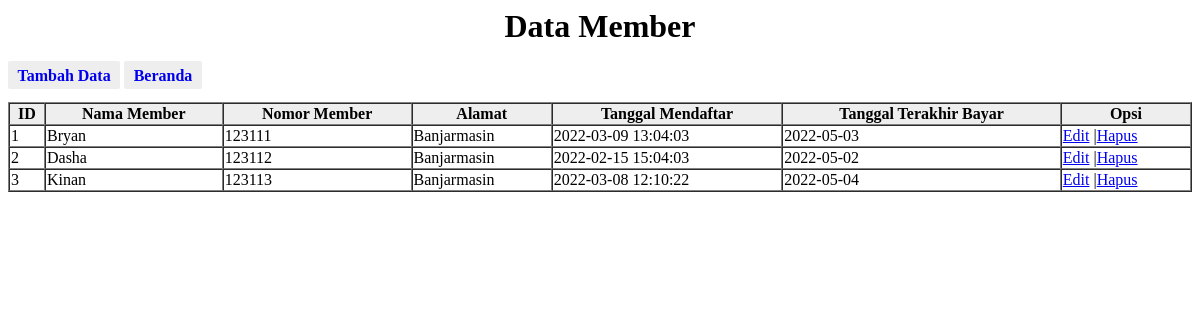
/Member.php, run on an earlier commit of the app's database.
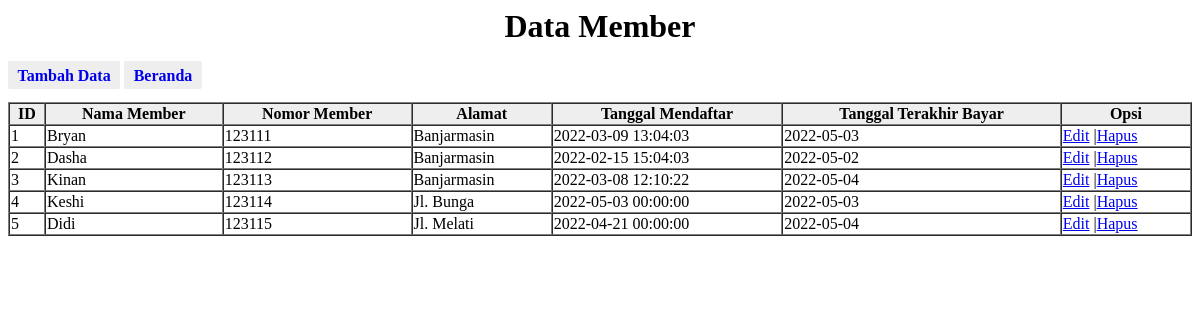
And on a later commit of the database.
### tables this page shows
CREATE TABLE `member` (
  `id_member` int(11) NOT NULL,
  `nama_member` varchar(250) NOT NULL,
  `nomor_member` varchar(15) NOT NULL,
  `alamat` text NOT NULL,
  `tgl_mendaftar` datetime NOT NULL,
  `tgl_terakhir_bayar` date NOT NULL
);

### Koneksi.php (called while the page is built)
<?php
function koneksi(){
    try{
        $connection = new PDO(
            'mysql:host=localhost;dbname=modul5', 'root', '',
            array(PDO::ATTR_ERRMODE, PDO::ERRMODE_EXCEPTION, PDO::ATTR_PERSISTENT => true)
        );
    }catch(PDOException $e){
        print "Gagal Terkoneksi ke Database : ".$e->getMessage(). "<br/>";
        die();
    }
    return $connection;
}
?>

### Model.php (the view, shortened to what this page needs)
<?php
require_once "Koneksi.php";
function tampilmember(){
    $stmt = koneksi()->prepare("SELECT * FROM member");
    $stmt->execute();
    $hasil = $stmt -> fetchAll();
    if(!empty($hasil)){
        foreach ($hasil as $datamember){
            echo"<tr>";
            echo"<td>".$datamember['id_member']."</td>";
            echo"<td>".$datamember['nama_member']."</td>";
			echo"<td>".$datamember['nomor_member']."</td>";
			echo"<td>".$datamember['alamat']."</td>";
			echo"<td>".$datamember['tgl_mendaftar']."</td>";
            echo"<td>".$datamember['tgl_terakhir_bayar']."</td>";
            echo"<td>";
            echo"<a href='FormMember.php?id_member=".$datamember['id_member']."'>Edit</a> |";
            echo"<a href='Member.php?id_member=".$datamember['id_member']."' onclick=\"return confirm('Apakah anda yakin menghapus data ini?')\">Hapus</a>";
            echo"</td>";
            echo"</tr>";
        }
    }
}
?>

### Member.php (shortened to what this page needs)
<?php
require_once 'Model.php';
?>
<html>
    <head>
        <body>
        <center><h1>Data Member</h1></center>
        <a href="FormMember.php" style="padding:0.5% 0.8%; background-color:#eee; border-radius:2px; text-decoration:none; font-weight:bold;">Tambah Data</a>
        <a href="Index.php" style="padding:0.5% 0.8%; background-color:#eee; border-radius:2px; text-decoration:none; font-weight:bold;">Beranda</a><br><br>
            <table border=1 cellspacing=0 width=100%>
            <tr style="text-align:center; font-weight:bold; background-color:#eee;">
                <th>ID</th>
			    <th>Nama Member</th>
			    <th>Nomor Member</th>
			    <th>Alamat</th>
			    <th>Tanggal Mendaftar</th>
			    <th>Tanggal Terakhir Bayar</th>
                <th>Opsi</th>
		    </tr>
                <?php
                tampilmember();
                ?>
            </table>
        </body>
    </head>
</html>

What changed in the data, as far as the page shows it:
added member: id_member "4", nama_member "Keshi", nomor_member "123114", alamat "Jl. Bunga", tgl_mendaftar "2022-05-03 00:00:00", tgl_terakhir_bayar "2022-05-03"
added member: id_member "5", nama_member "Didi", nomor_member "123115", alamat "Jl. Melati", tgl_mendaftar "2022-04-21 00:00:00", tgl_terakhir_bayar "2022-05-04"
